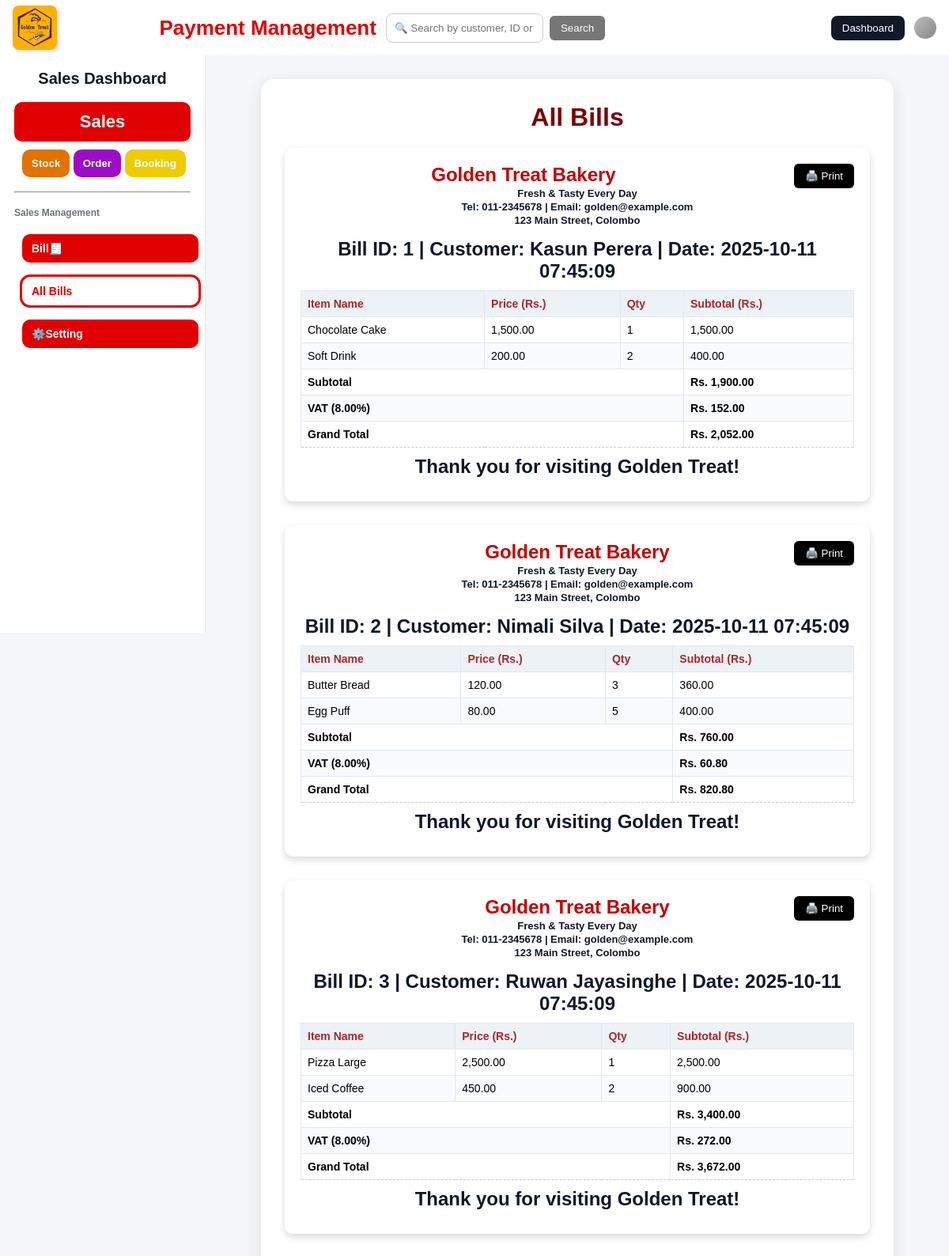
Page /payment/save_bill.php on the committed database.
### tables this page shows
CREATE TABLE bills (
    id INT AUTO_INCREMENT PRIMARY KEY,
    customer_name VARCHAR(255) NOT NULL,
    created_at TIMESTAMP DEFAULT CURRENT_TIMESTAMP
);

CREATE TABLE settings (
    id INT PRIMARY KEY AUTO_INCREMENT,
    shop_name VARCHAR(255) NOT NULL,
    shop_slogan VARCHAR(255),
    shop_tel VARCHAR(50),
    shop_email VARCHAR(255),
    shop_address TEXT,
    thank_note TEXT,
    vat_percent DECIMAL(5,2) DEFAULT 0.00
);

CREATE TABLE bill_items (
    id INT AUTO_INCREMENT PRIMARY KEY,
    bill_id INT NOT NULL,
    item_name VARCHAR(255) NOT NULL,
    price DECIMAL(10,2) NOT NULL,
    qty INT NOT NULL,
    FOREIGN KEY (bill_id) REFERENCES bills(id) ON DELETE CASCADE
);

### payment/save_bill.php (the view, shortened to what this page needs)
<?php
$host = "localhost";
$user = "root";
$pass = "";
$db   = "golden_treat";
$conn = new mysqli($host, $user, $pass, $db);
$settings = $conn->query("SELECT * FROM settings WHERE id=1")->fetch_assoc();
$shop_name    = $settings['shop_name'];
$shop_slogan  = $settings['shop_slogan'];
$shop_tel     = $settings['shop_tel'];
$shop_email   = $settings['shop_email'];
$shop_address = $settings['shop_address'];
$thank_note   = $settings['thank_note'];
$vat_percent  = $settings['vat_percent'];
if (isset($_GET['search']) && $_GET['search'] != "") {
    $search = $conn->real_escape_string($_GET['search']);
    $sql = "SELECT * FROM bills
            WHERE customer_name LIKE '%$search%'
               OR id LIKE '%$search%'
            ORDER BY created_at DESC";
} else {
    $sql = "SELECT * FROM bills ORDER BY created_at DESC";
}
$search = "";
if (isset($_GET['search']) && $_GET['search'] != "") {
    $search = $conn->real_escape_string($_GET['search']);
    $sql = "SELECT * FROM bills
            WHERE customer_name LIKE '%$search%'
               OR id LIKE '%$search%'
            ORDER BY created_at DESC";
} else {
    $sql = "SELECT * FROM bills ORDER BY created_at DESC";
}
$billsResult = $conn->query($sql);
?>
<!DOCTYPE html>
<html lang="en">
<head>
<link rel="stylesheet" href="style1.css">
</head>
<body>
  <div class="header">
    <div class="header-left"><img src="logo.jpg" alt="Logo" /></div>
    <div class="header-middle">
      <div class="header-middle-title">Payment Management</div>
      <div class="search-bar">
  <form method="GET" action="save_bill.php" style="display:flex; align-items:center;">
    <input id="globalSearch" type="text" name="search"
           placeholder="🔍 Search by customer, ID or date..."
           value="<?= htmlspecialchars($search) ?>">
    <button type="submit"
            style="margin-left:8px; padding:8px 14px; border:none; border-radius:6px; background:#00000089; color:#fff; cursor:pointer;">
      Search
    </button>
  </form>
</div>
    </div>
    <div class="header-right">
      <button class="role-btn" onclick="window.location.href='../index.html'">Dashboard</button>
      <div class="user-icon"></div>
    </div>
  </div>
  <div class="layout">
    <aside class="sidebar">
      <h1>Sales Dashboard</h1>
      <nav>
        <button class="salesbtn" onclick="window.location.href='index.php'">Sales</button>
        <div class="otherbtn">
          <button class="Sbtn" onclick="window.location.href='../stoke/stock.php'">Stock</button>
          <button class="Ubtn" onclick="window.location.href='../order/order.php'">Order</button>
          <button class="Bbtn" onclick="window.location.href='../booking/index.html'">Booking</button>
        </div>
        <hr />
        <p>Sales Management</p>
        <div class="salebtn">
          <button class="tab-btn " onclick="window.location.href='index.php'">Bill🧾</button>
          <button class="tab-btn active" onclick="window.location.href='save_bill.php'">All Bills</button>
          <button class="tab-btn " onclick="window.location.href='setting.php'">⚙️Setting</button>
        </div>
      </nav>
    </aside>
<div class="container">
<h1>All Bills</h1>
<a href="setting.php" style="float:right; margin-bottom:10px;">⚙️ Edit Shop Settings</a>
<?php
if ($billsResult->num_rows > 0) {
    while ($bill = $billsResult->fetch_assoc()) {
        echo '<div class="card" id="bill-'.$bill['id'].'">';
        echo '<button class="print-btn" onclick="printBill('.$bill['id'].')">🖨️ Print</button>';
        echo '<div class="shop-info">
                <h2>'.$shop_name.'</h2>
                <p>'.$shop_slogan.'</p>
                <p>Tel: '.$shop_tel.' | Email: '.$shop_email.'</p>
                <p>'.$shop_address.'</p>
              </div>';
        echo "<p><strong>Bill ID:</strong> {$bill['id']} | <strong>Customer:</strong> ".htmlspecialchars($bill['customer_name'])." | <strong>Date:</strong> {$bill['created_at']}</p>";
        $itemsResult = $conn->query("SELECT * FROM bill_items WHERE bill_id=".$bill['id']);
        echo '<table><thead><tr>
                <th>Item Name</th>
                <th>Price (Rs.)</th>
                <th>Qty</th>
                <th>Subtotal (Rs.)</th>
              </tr></thead><tbody>';
        $total = 0;
        while ($item = $itemsResult->fetch_assoc()) {
            $subtotal = $item['price'] * $item['qty'];
            echo "<tr>
                    <td>".htmlspecialchars($item['item_name'])."</td>
                    <td>".number_format($item['price'],2)."</td>
                    <td>{$item['qty']}</td>
                    <td>".number_format($subtotal,2)."</td>
                  </tr>";
            $total += $subtotal;
        }
        $vat = $total * ($vat_percent / 100);
        $grandTotal = $total + $vat;
        echo "<tr class='total-row'><td colspan='3'>Subtotal</td><td>Rs. ".number_format($total,2)."</td></tr>";
        echo "<tr class='total-row'><td colspan='3'>VAT ({$vat_percent}%)</td><td>Rs. ".number_format($vat,2)."</td></tr>";
        echo "<tr class='total-row'><td colspan='3'>Grand Total</td><td>Rs. ".number_format($grandTotal,2)."</td></tr>";
        echo '</tbody></table>';
        echo '<p style="text-align:center;">'.$thank_note.'</p>';
        echo '</div>';
    }
} else {
    echo "<p>No bills found.</p>";
}
?>
</div>
</body>
</html>

### payment/save_bill.php (style rules this page uses)
body { font-family: Arial, sans-serif; }
.container { max-width: 800px; margin: 30px auto; }

### rows in the picture
bills: id "1", customer_name "Kasun Perera", created_at "2025-10-11 07:45:09", total "1,900.00"
settings: shop_name "Golden Treat Bakery", shop_slogan "Fresh & Tasty Every Day", shop_tel "011-2345678", shop_email "golden@example.com", shop_address "123 Main Street, Colombo", vat_percent "8.00", vat_percent "152.00", vat_percent "2,052.00", thank_note "Thank you for visiting Golden Treat!", vat_percent "60.80", vat_percent "820.80", vat_percent "272.00", vat_percent "3,672.00"
bill_items: item_name "Chocolate Cake", price "1,500.00", qty "1", subtotal "1,500.00"
bill_items: item_name "Soft Drink", price "200.00", qty "2", subtotal "400.00"
bills: id "2", customer_name "Nimali Silva", created_at "2025-10-11 07:45:09", total "760.00"
bill_items: item_name "Butter Bread", price "120.00", qty "3", subtotal "360.00"
bill_items: item_name "Egg Puff", price "80.00", qty "5", subtotal "400.00"
bills: id "3", customer_name "Ruwan Jayasinghe", created_at "2025-10-11 07:45:09", total "3,400.00"
bill_items: item_name "Pizza Large", price "2,500.00", qty "1", subtotal "2,500.00"
bill_items: item_name "Iced Coffee", price "450.00", qty "2", subtotal "900.00"
